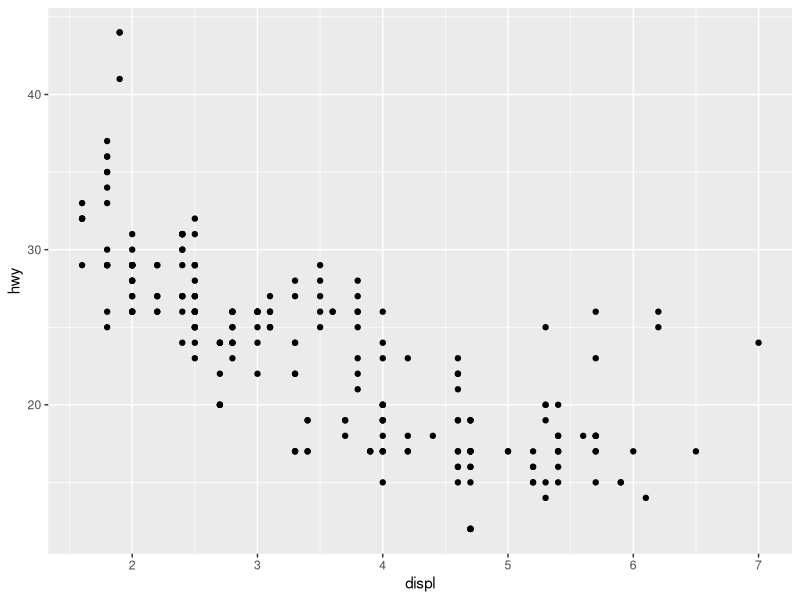
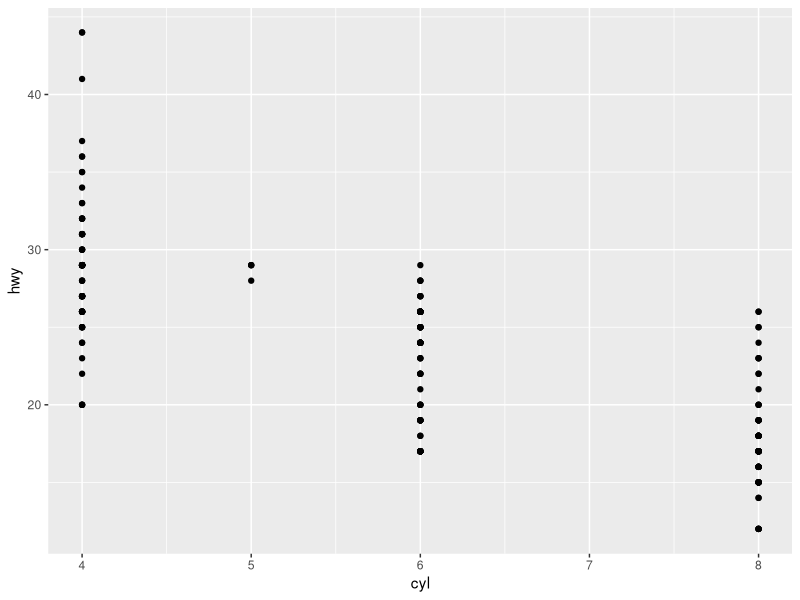
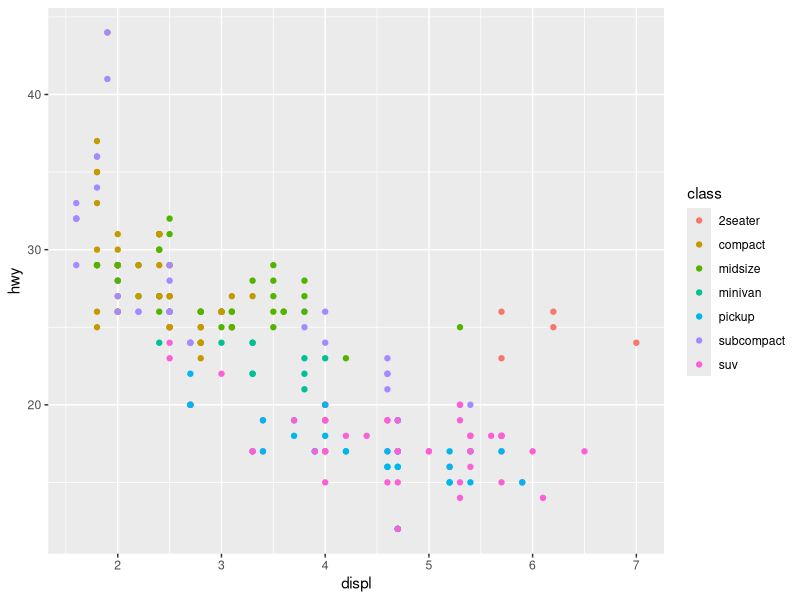
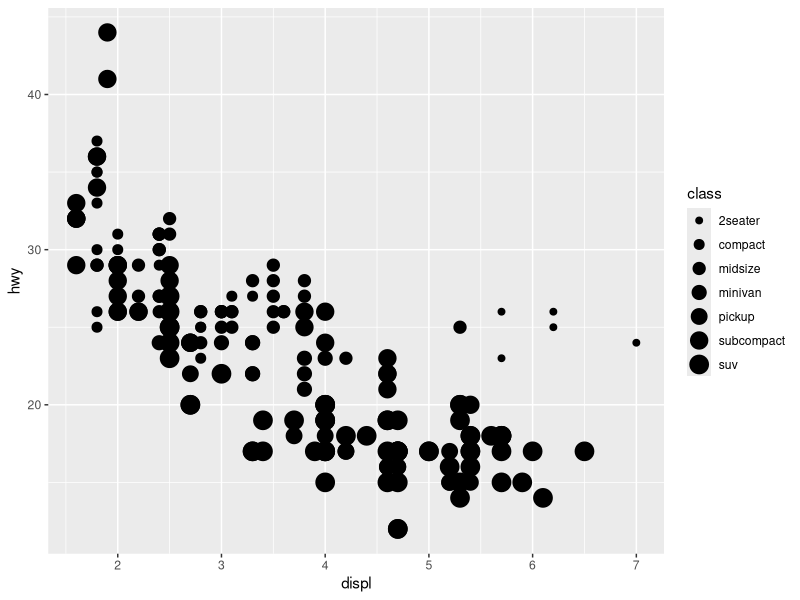
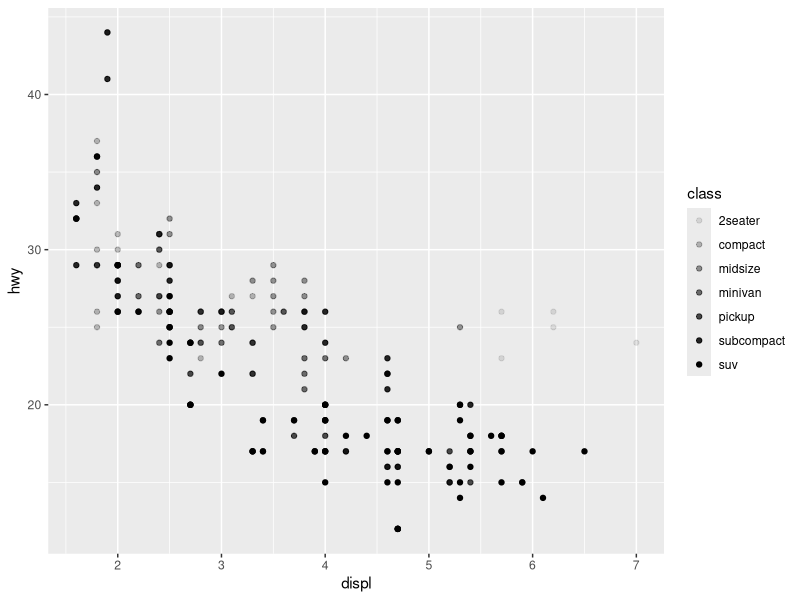
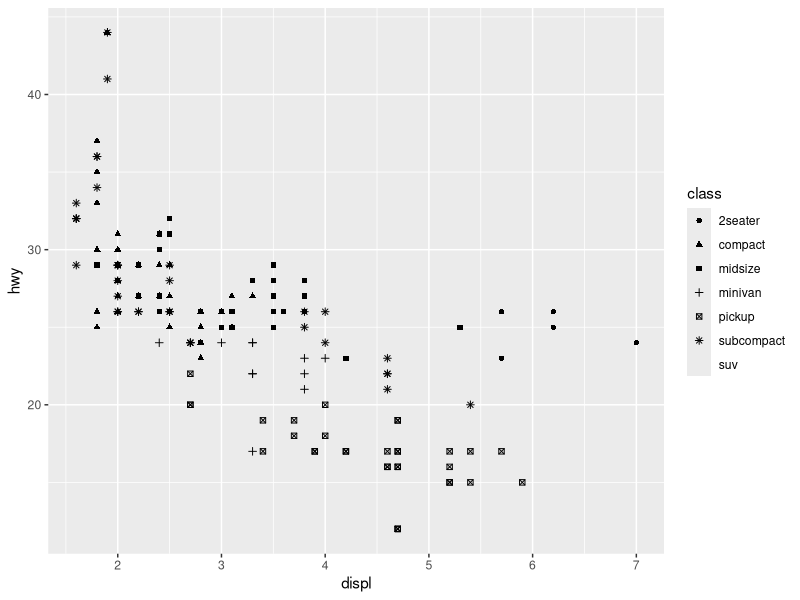
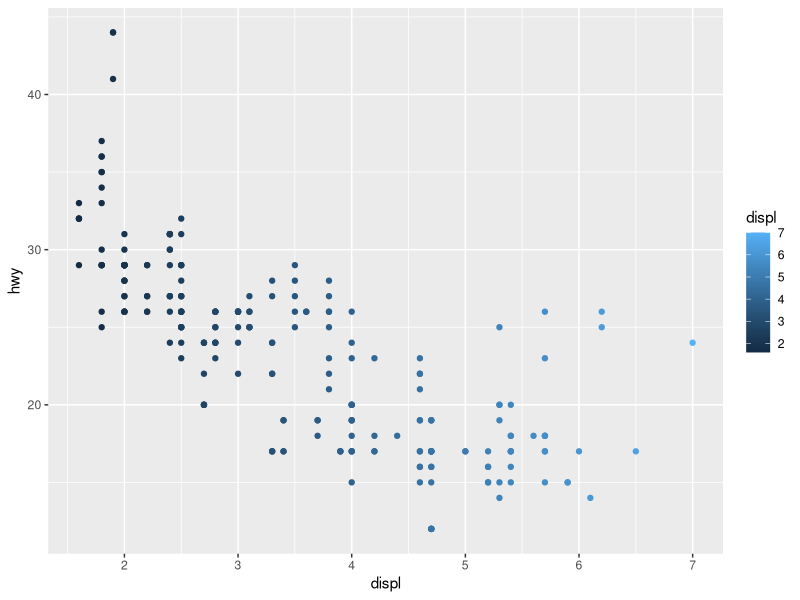
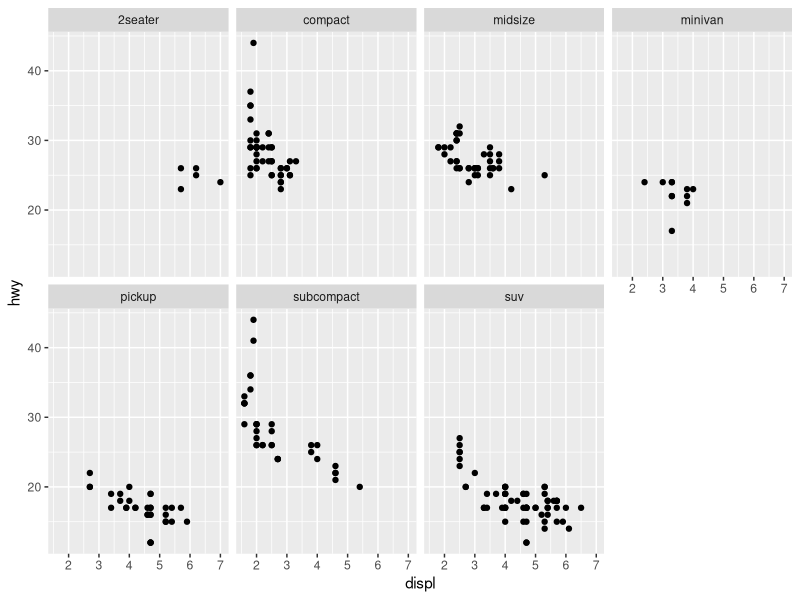

Reproduce these figures in R, in order.
## ---- chunk 1
library(ggplot2)
mpg
## ---- chunk 2
ggplot(data = mpg) + 
  geom_point(mapping = aes(x = displ, y = hwy))
## ---- chunk 3
ggplot(data = mpg) +
  geom_point(mapping = aes(x = cyl, y = hwy))
## ---- chunk 4
ggplot(data = mpg) +
  geom_point(mapping = aes(x = displ, y = hwy, color = class ))
## ---- chunk 5
class(mpg$class)
## ---- chunk 6
ggplot(data = mpg) +
  geom_point(mapping = aes(x = displ, y = hwy, size = class ))
## ---- chunk 7
ggplot(data = mpg) + 
  geom_point(mapping = aes(x = displ, y = hwy, alpha = class))

## ---- chunk 8
ggplot(data = mpg) + 
  geom_point(mapping = aes(x = displ, y = hwy, shape = class))
## ---- chunk 9
ggplot(data = mpg) + 
  geom_point(mapping = aes(x = displ, y = hwy, color = displ))
## ---- chunk 10
?geom_point
## ---- chunk 11
ggplot(data = mpg) + 
  geom_point(mapping = aes(x = displ, y = hwy)) + 
  facet_wrap(~ class, nrow = 2)
## ---- chunk 12
ggplot(data = mpg) + 
  geom_point(mapping = aes(x = displ, y = hwy)) + 
  facet_grid(drv ~ cyl)
## ---- chunk 13
ggplot(data = mpg) + 
  geom_point(mapping = aes(x = displ, y = hwy)) + 
  facet_wrap(~ cty)
## ---- chunk 14
summary(mpg)
## ---- chunk 15
ggplot(data = mpg) + 
  geom_point(mapping = aes(x = displ, y = hwy)) +
  facet_grid(drv ~ .)
## ---- chunk 16
ggplot(data = mpg) + 
  geom_point(mapping = aes(x = displ, y = hwy)) +
  facet_grid(. ~ cyl)
## ---- chunk 17
ggplot(data = mpg) +
  geom_smooth(mapping = aes(x = displ, y = hwy))
## ---- chunk 18
ggplot(data = mpg) +
  geom_smooth(mapping = aes(x = displ, y = hwy, linetype = drv))
## ---- chunk 19
ggplot(data = mpg, mapping = aes(x = displ, y = hwy)) +
  geom_point(mapping = aes(color = class)) +
  geom_smooth()
## ---- chunk 20
ggplot(data = diamonds) +
  geom_bar(mapping = aes(x = cut))
## ---- chunk 21
?geom_bar
